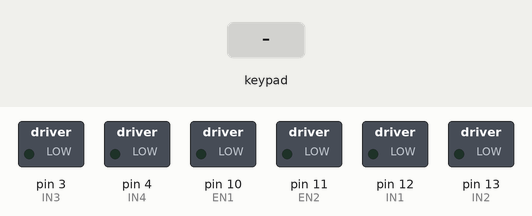
This sketch was run on a simulated Arduino Uno, built with avr-gcc and run on an emulated ATmega328P. Shown: switched loads named in the sketch (green lamp = pin HIGH). The test bench sets the inputs (shaded band).

Above: at 1.2 s.
1.3 s: key '4' pressed
At 2.3 s:
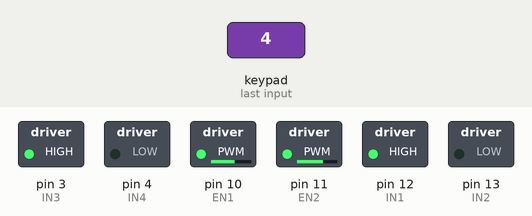
4.3 s: keypad keys 1 3 9 7 pressed 0.4 s apart
At 7.4 s:
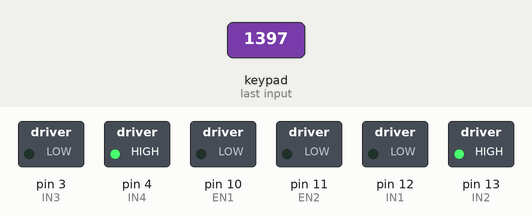
11.9 s: key '2' pressed
At 19.1 s:
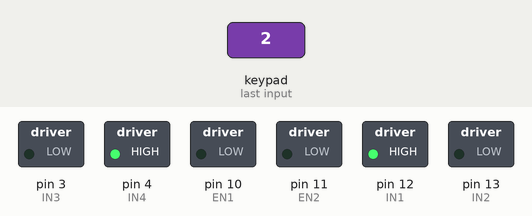
Timing chart, 0 to 20.9 s (numbered marks = the images above; inputs shaded):
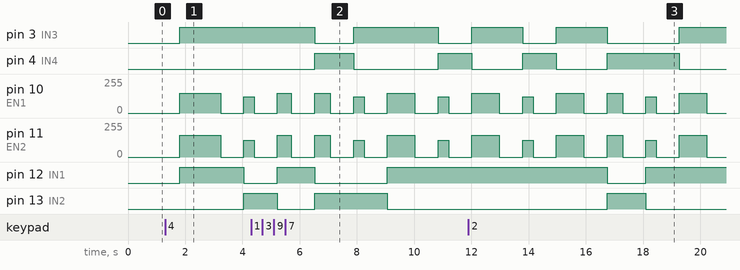

Measured:
- after the input at 1.3 s, pin 3 (IN3): LOW → HIGH after 0.51 s; pin 10 (EN1): 0/255 → 150/255 after 0.51 s, → 0/255 1.4 s later, → 121/255 0.80 s later; pin 11 (EN2): 0/255 → 165/255 after 0.51 s, → 0/255 1.4 s later, → 127/255 0.80 s later; pin 12 (IN1): LOW → HIGH after 0.51 s, → LOW 2.2 s later; pin 13 (IN2): LOW → HIGH after 2.8 s
- after the input at 4.3 s, pin 3 (IN3): HIGH → LOW after 2.2 s, → HIGH 1.4 s later, → LOW 3.0 s later; pin 4 (IN4): LOW → HIGH after 2.2 s, → LOW 1.4 s later, → HIGH 3.0 s later
- after the input at 11.9 s, pin 12 (IN1): HIGH → LOW after 4.8 s, → HIGH 1.4 s later; pin 13 (IN2): LOW → HIGH after 4.8 s, → LOW 1.4 s later

The sketch:

codeWithMotorCallibration2.ino
```cpp
#include <Keypad.h>
#define IN1 12
#define IN2 13
#define EN1 10
#define IN3 3
#define IN4 4
#define EN2 11
#define pi 3.14159
#define L 0.13 //meter
#define maxVoltR 4.5
#define maxVoltL 4.6

int flag = 1;
int X = 0; int Y = 0; int Xold = 0; int Yold = 0; int Xdiff = 0; int Ydiff = 0; int counter = 1;

const byte ROWS = 4; //four rows
const byte COLS = 4; //three columns
char keys[ROWS][COLS] = {
  {'1','2','3','A'},
  {'4','5','6','B'},
  {'7','8','9','C'},
  {'*','0','#','D'}
};

byte rowPins[ROWS] = {9, 8, 7, 6}; //connect to the row pinouts of the keypad
byte colPins[COLS] = {5, 2, 1, 0}; //connect to the column pinouts of the keypad

Keypad keypad = Keypad( makeKeymap(keys), rowPins, colPins, ROWS, COLS );

void setup(){
  pinMode(IN1, OUTPUT);
  pinMode(IN2, OUTPUT);
  pinMode(EN1, OUTPUT);
  pinMode(IN3, OUTPUT);
  pinMode(IN4, OUTPUT);
  pinMode(EN2, OUTPUT);
  //Serial.begin(9600);
}

void loop(){
  char key = keypad.getKey();

   if (key == 'A'){
     X = 0;
     Y = 0;
     steps(X, Y);
   }
   else if (key == '3'){
     X = 1;
     Y = 0;
     steps(X, Y);
   }
   else if (key == '2'){
     X = 2;
     Y = 0;
     steps(X, Y);
   }
   else if (key == '1'){
     X = 3;
     Y = 0;
     steps(X, Y);
   }
   else if (key == 'B'){
     X = 0;
     Y = 1;
     steps(X, Y);
   }
   else if (key == '6'){
     X = 1;
     Y = 1;
     steps(X, Y);
   }
   else if (key == '5'){
     X = 2;
     Y = 1;
     steps(X, Y);
   }
   else if (key == '4'){
     X = 3;
     Y = 1;
     steps(X, Y);
   }
   else if (key == 'C'){
     X = 0;
     Y = 2;
     steps(X, Y);
   }
   else if (key == '9'){
     X = 1;
     Y = 2;
     steps(X, Y);
   }
   else if (key == '8'){
     X = 2;
     Y = 2;
     steps(X, Y);
   }
   else if (key == '7'){
     X = 3;
     Y = 2;
     steps(X, Y);
   }
   else if (key == 'D'){
     reset();
     X = Y = Xold = Yold = Xdiff = Ydiff = 0;
     flag = 1;
     counter = 1;
   }

}

float PWM_Evaluation(float V, float W){
  float rightVelocity, leftVelocity, voltR, voltL;
  int pwmR, pwmL;

  if (counter == 1){
    rightVelocity = (V + (W*L/2.0));
    voltR = (0.2042 * pow(rightVelocity,2)) + (6.4 * rightVelocity) + 0.59;
    //voltR = (1177.9 * pow(rightVelocity,3)) - (1630.6 * pow(rightVelocity,2)) + (751.16 * rightVelocity) - 111.31;
    pwmR = (int)((voltR / maxVoltR) * 255);
    counter = 0;
    return pwmR;
  }

  else{
    leftVelocity = (V - (W*L/2.0));
    voltL = (0.2047 * pow(leftVelocity,2)) + (6.2452 * leftVelocity) + 0.4473;
    //voltL = (248.21 * pow(leftVelocity,3)) - (342.91 * pow(leftVelocity,2)) + (161.29 * leftVelocity) - 21.791;
    pwmL = (int)((voltL / maxVoltL) * 255);
    counter = 1;
    return pwmL;
  }
}

void forward(int diff){
  float V = 0.36; float W = 0;

  float PWMR = PWM_Evaluation(V, W);
  float PWML = PWM_Evaluation(V, W);
  delay(500);

  digitalWrite(IN1,HIGH);
  digitalWrite(IN2,LOW);
  //analogWrite(EN1,PWML);  // We can adjust this value
  analogWrite(EN1,150);
  digitalWrite(IN3,HIGH);
  digitalWrite(IN4,LOW);
  //analogWrite(EN2,PWMR);   // We can adjust this value
  analogWrite(EN2,165);
  delay(diff*480);  // We can adjust this value
  analogWrite(EN1, 0);
  analogWrite(EN2, 0);

  delay(300);
}

void backward(int diff){
  float V = 0.4; float W = 0;

  float PWMR = PWM_Evaluation(V, W);
  float PWML = PWM_Evaluation(V, W);
  delay(500);

  digitalWrite(IN1,LOW);
  digitalWrite(IN2,HIGH);
  //analogWrite(EN1,PWML);  // We can adjust this value
  analogWrite(EN1,150);
  digitalWrite(IN3,LOW);
  digitalWrite(IN4,HIGH);
  //analogWrite(EN2,PWMR);   // We can adjust this value
  analogWrite(EN2,165);
  delay(diff*550);   // We can adjust this value
  analogWrite(EN1, 0);
  analogWrite(EN2, 0);

  delay(300);
}

void turnRight(){
  float V = 0.36; float W = -1*(pi/2);   //clockwise

  float PWMR = PWM_Evaluation(V, W);
  float PWML = PWM_Evaluation(V, W);
  delay(500);

  //Right wheel inputs are LOW
  digitalWrite(IN1,HIGH);
  digitalWrite(IN2,LOW);
  //analogWrite(EN1,PWML);
  analogWrite(EN1,121);
  digitalWrite(IN3,LOW);
  digitalWrite(IN4,HIGH);
  //analogWrite(EN2,PWMR);   // We can adjust this value
  analogWrite(EN2,127);
  delay(370);   // We can adjust this value to give 90 degree
  analogWrite(EN1, 0);
  analogWrite(EN2, 0);

  delay(300);
}

void turnLeft(){
  float V = 0.36; float W = pi/2;  //couter clockwise

  float PWMR = PWM_Evaluation(V, W);
  float PWML = PWM_Evaluation(V, W);
  delay(500);

  digitalWrite(IN1,LOW);
  digitalWrite(IN2,HIGH);
  //analogWrite(EN1,PWML);
  analogWrite(EN1,121);
  //Left wheel inputs are LOW
  digitalWrite(IN3,HIGH);
  digitalWrite(IN4,LOW);
  //analogWrite(EN2,PWMR);   // We can adjust this value
  analogWrite(EN2,127);
  delay(370);   // We can adjust this value to give 90 degree
  analogWrite(EN1, 0);
  analogWrite(EN2, 0);

  delay(300);
}

void motionInX(int Xdiff, int Ydiff){
  if (Xdiff > 0 && flag == 1){
    forward(abs(Xdiff));
    flag = 1;
  }
  else if (Xdiff < 0 && flag == 1){
    backward(abs(Xdiff));
    //flag = 2;   /////////////////// backward the flag remain the same
  }
  else if (Xdiff > 0 && flag == 3){
    turnRight();
    forward(abs(Xdiff));
    flag = 1;
  }
  else if (Xdiff < 0 && flag == 3){
    turnLeft();
    forward(abs(Xdiff));
    flag = 2;
  }
  else if (Xdiff > 0 && flag == 4){
    turnLeft();
    forward(abs(Xdiff));
    flag = 1;
  }
  else if (Xdiff < 0 && flag == 4){
    turnRight();
    forward(abs(Xdiff));
    flag = 2;
  }
  else if (Xdiff > 0 && flag == 2){
    backward(abs(Xdiff));
    //flag = 2;
  }
  else if (Xdiff < 0 && flag == 2){
    forward(abs(Xdiff));
    flag = 2;
  }
}

void motionInY(int Xdiff, int Ydiff){
  if (Ydiff > 0 && flag == 3){
    forward(abs(Ydiff));
    flag = 3;
  }
  else if (Ydiff < 0 && flag == 3){
    backward(abs(Ydiff));
    //flag = 4;
  }
  else if (Ydiff > 0 && flag == 1){
    turnLeft();
    forward(abs(Ydiff));
    flag = 3;
  }
  else if (Ydiff < 0 && flag == 1){
    turnRight();
    forward(abs(Ydiff));
    flag = 4;
  }
  else if (Ydiff > 0 && flag == 2){
    turnRight();
    forward(abs(Ydiff));
    flag = 3;
  }
  else if (Ydiff < 0 && flag == 2){
    turnLeft();  //////////////////////////////////////////////////////////
    forward(abs(Ydiff));
    flag = 4;
  }
  else if (Ydiff > 0 && flag == 4){
    backward(abs(Ydiff));
    //flag = 4;
  }
  else if (Ydiff < 0 && flag == 4){
    forward(abs(Ydiff));
    flag = 4;
  }
}

void reset(){
  digitalWrite(IN1,LOW);
  digitalWrite(IN2,LOW);
  analogWrite(EN1,0);
  digitalWrite(IN3,LOW);
  digitalWrite(IN4,LOW);
  analogWrite(EN2,0);
  delay(1000);
}

void steps(int X, int Y){
  Xdiff = X - Xold;
  Ydiff = Y - Yold;
  if (Xdiff == 0 && Ydiff == 0){
    reset();
  }
  else{
    if (Xdiff != 0){
      motionInX(Xdiff, Ydiff);
    }
    if (Ydiff != 0){
      motionInY(Xdiff, Ydiff);
    }
  }
  Xold = X;
  Yold = Y;
}
```
